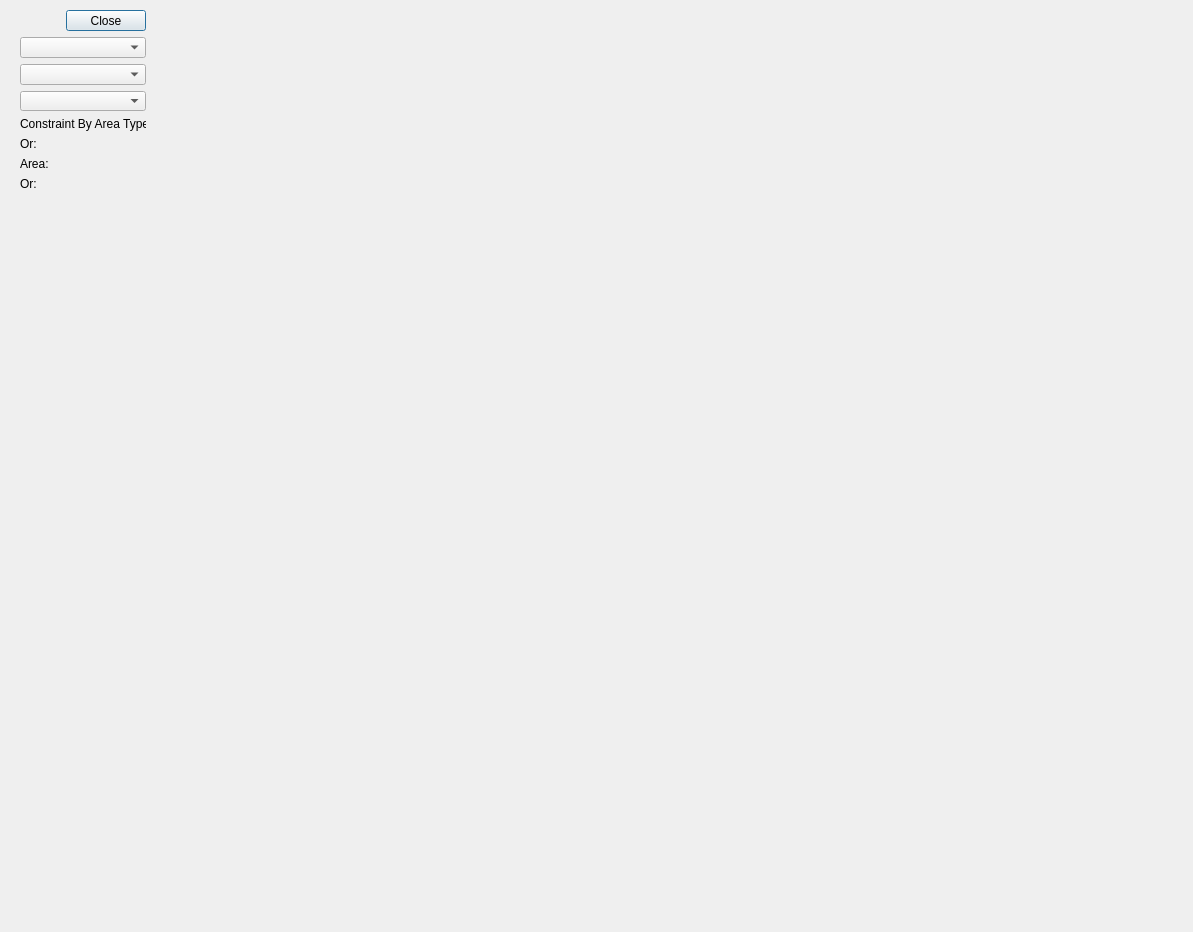
<?xml version="1.0" encoding="UTF-8"?>
<ui version="4.0">
 <class>Dialog</class>
 <widget class="QDialog" name="Dialog">
  <property name="geometry">
   <rect>
    <x>0</x>
    <y>0</y>
    <width>1193</width>
    <height>932</height>
   </rect>
  </property>
  <property name="windowTitle">
   <string>Dialog</string>
  </property>
  <widget class="QWidget" name="">
   <property name="geometry">
    <rect>
     <x>20</x>
     <y>10</y>
     <width>126</width>
     <height>181</height>
    </rect>
   </property>
   <layout class="QVBoxLayout" name="verticalLayout_2">
    <item>
     <layout class="QVBoxLayout" name="verticalLayout">
      <item>
       <widget class="QDialogButtonBox" name="button_box">
        <property name="orientation">
         <enum>Qt::Horizontal</enum>
        </property>
        <property name="standardButtons">
         <set>QDialogButtonBox::Close</set>
        </property>
       </widget>
      </item>
      <item>
       <widget class="QComboBox" name="loadedLayers"/>
      </item>
      <item>
       <widget class="QComboBox" name="areas"/>
      </item>
      <item>
       <widget class="QComboBox" name="areaconcepts"/>
      </item>
      <item>
       <widget class="QLabel" name="label_8">
        <property name="text">
         <string>Constraint By Area Type:</string>
        </property>
       </widget>
      </item>
     </layout>
    </item>
    <item>
     <widget class="QLabel" name="label_4">
      <property name="text">
       <string>Or:</string>
      </property>
     </widget>
    </item>
    <item>
     <widget class="QLabel" name="label_9">
      <property name="text">
       <string>Area:</string>
      </property>
     </widget>
    </item>
    <item>
     <widget class="QLabel" name="label_14">
      <property name="text">
       <string>Or:</string>
      </property>
     </widget>
    </item>
   </layout>
  </widget>
 </widget>
 <resources/>
 <connections/>
</ui>
